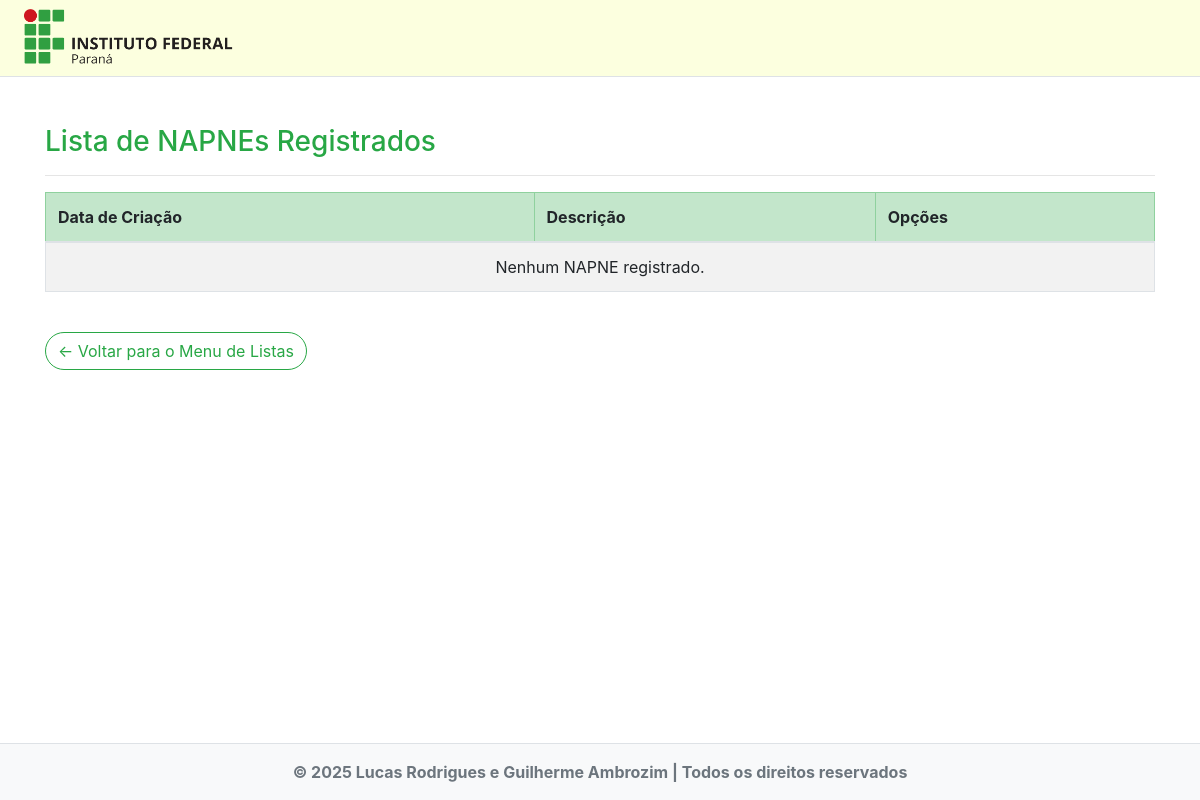
The app's page /listar/napne/, older data.
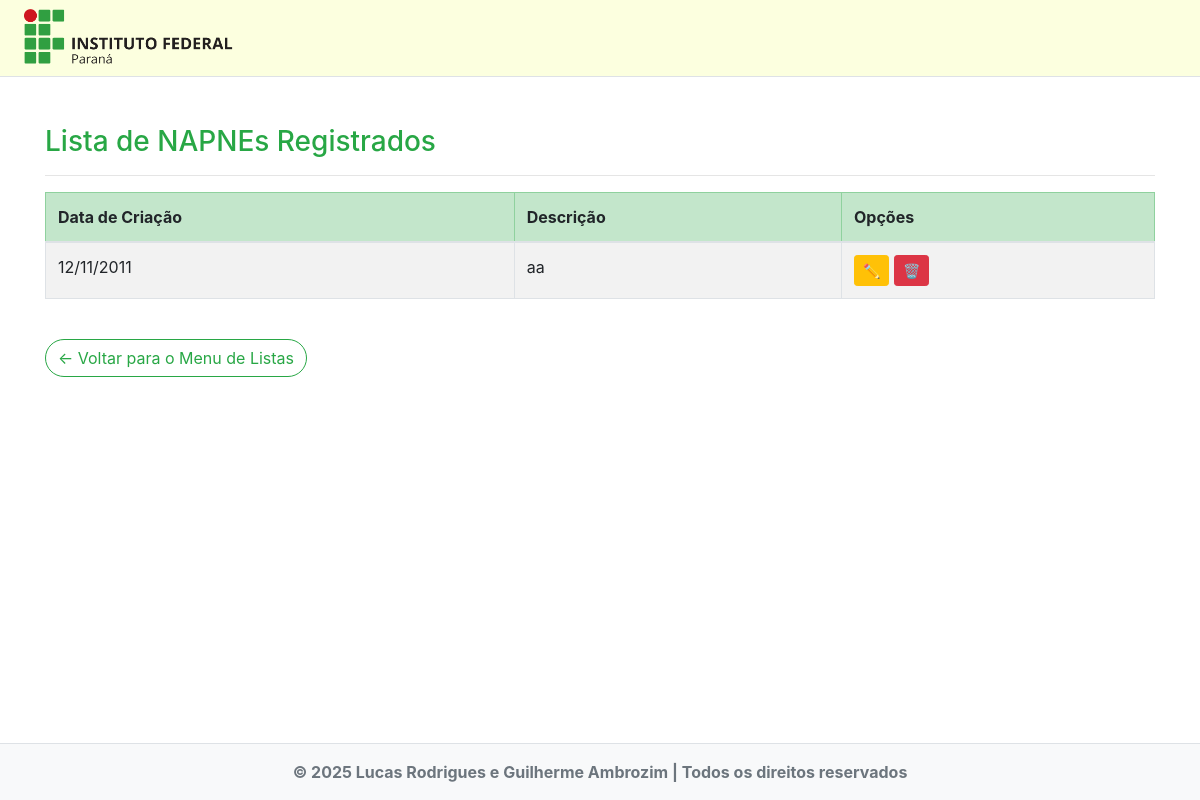
The same page, newer data.
### paginas/models.py (models this page shows, shortened)
class Napne(models.Model):
    data_criacao = models.DateField(verbose_name="Data de Criação")
    descricao = models.CharField(max_length=250, verbose_name="Descrição")

### paginas/views.py (the view)
# urls.py: path('listar/napne/', NapneList.as_view(), name="listar-napne"),
class NapneList(ListView):
    template_name = "paginas/listas/napne.html"
    model = Napne

### paginas/templates/paginas/listas/napne.html
{% extends "paginas/modelo.html" %}
{% load static %}
{% block conteudo %}
<h3 class="text-success mb-3">Lista de NAPNEs Registrados</h3>
<hr>
<div class="table-responsive">
    <table class="table table-striped table-bordered align-middle">
        <thead class="table-success">
            <tr>
                <th>Data de Criação</th>
                <th>Descrição</th>
                <th>Opções</th>
            </tr>
        </thead>
        <tbody>
            {% for napne in object_list %}
            <tr>
                <td>{{ napne.data_criacao|date:"d/m/Y" }}</td>
                <td>{{ napne.descricao }}</td>
                <td>
                    <a href="{% url 'editar-napne' napne.pk %}" class="btn btn-warning btn-sm me-1">✏️</a>
                    <a href="{% url 'excluir-napne' napne.pk %}" class="btn btn-danger btn-sm">🗑️</a>
                </td>
            </tr>
            {% empty %}
            <tr>
                <td colspan="3" class="text-center fst-italic">Nenhum NAPNE registrado.</td>
            </tr>
            {% endfor %}
        </tbody>
    </table>
</div>
<a href="{% url 'menu-listas' %}" class="btn btn-outline-success rounded-pill mt-4">
    &larr; Voltar para o Menu de Listas
</a>
{% endblock %}

Row changes from the older to the newer data that the page shows:
added Napne: data_criacao "12/11/2011", descricao "aa"
Text that changed along with them:
text no longer shown: "Nenhum NAPNE registrado."
